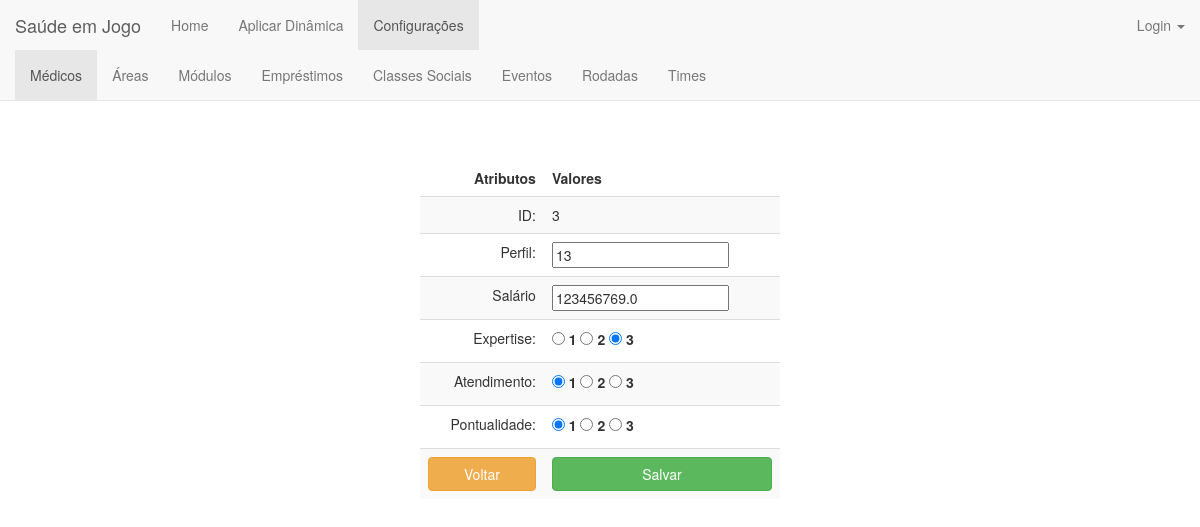
/medico/edit/3/, run on an earlier commit of the app's database.
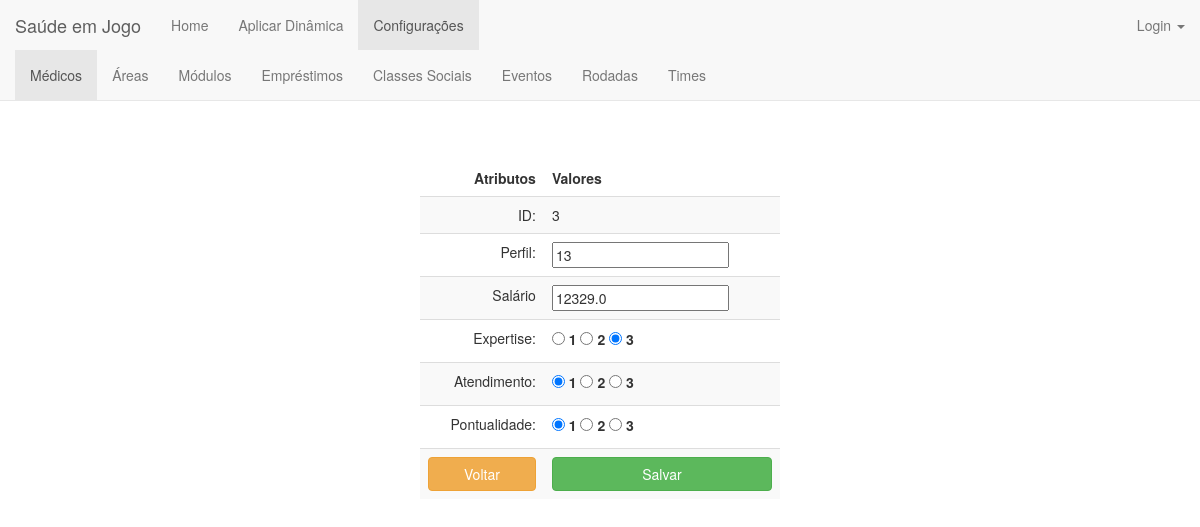
And on a later commit of the database.
### jogo/models.py (models this page shows)
class Medico(models.Model):
    classificacao = ((1,'1'),(2,'2'),(3,'3'))
    perfil = models.IntegerField(validators=[MinValueValidator(1)], unique=True)
    salario = models.FloatField(validators=[MinValueValidator(0.0)])
    expertise = models.IntegerField(default=1, choices=classificacao)
    atendimento = models.IntegerField(default=1, choices=classificacao)
    pontualidade = models.IntegerField(default=1, choices=classificacao)

### jogo/views.py (the view)
# urls.py: url(r'^medico/edit/(?P<id>\d+)/$', views.medico_edit, name='medico_edit'),
def medico_edit(request, id):
    medico = get_object_or_404(Medico,id=id)
    form = Medico_Form(instance=medico)
    if request.method == 'POST':
        form = Medico_Form(request.POST, instance=medico)
        if form.is_valid():
            form.save()
            return HttpResponseRedirect('/medico')
    return render(request, 'medico/medico_edit.html', {'form':form, 'id':id})

### jogo/templates/medico/medico_edit.html (shortened to what this page needs)
{% extends 'jogo/base_configuracoes.html' %}
{% block medico %}class="active"{% endblock %}
{% block body %}
    <center><h1>Editar Médico</h1></center><br>
<form action="." method="POST">{% csrf_token %}
    <div style="width: 30%; position: absolute; top:20%; bottom: 0; left: 0; right: 0; margin: 0 auto;">
        <table class="table table-striped" align="center">
            <thead>
            <tr>
                <td align="right"><b>Atributos</b></td>
                <td align="left"><b>Valores</b></td>
            </tr>
            </thead>
            <tbody>
            <tr>
                <td align="right">ID:</td>
                <td align="left">{{id}}</td>
            </tr>
            <tr>
                <td align="right">Perfil:</td>
                <td align="left">{{form.perfil}}</td>
            </tr>
            <tr>
                <td align="right">Salário</td>
                <td align="left">{{form.salario}}</td>
            </tr>
            <tr>
                <td align="right">Expertise:</td>
                <td align="left">{% for radio in form.expertise %} {{ radio }} {% endfor %}</td>
            </tr>
            <tr>
                <td align="right">Atendimento:</td>
                <td align="left">{% for radio in form.atendimento %} {{ radio }} {% endfor %}</td>
            </tr>
            <tr>
                <td align="right">Pontualidade:</td>
                <td align="left">{% for radio in form.pontualidade %} {{ radio }} {% endfor %}</td>
            </tr>
            <tr>
                <td align="right"><a  style="text-decoration:none;" href="{% url 'jogo:medico_index' %}"><button type="button" class="btn btn-warning btn-block" >Voltar</button></a></td>
                <td align="left"><button type="submit" class="btn btn-success btn-block" >Salvar</button></td>
            </tr>
            </tbody>
        </table>
    </div>
</form>
{% endblock body %}

What changed in the data, as far as the page shows it:
changed Medico: salario "123456769.0" → "12329.0"
